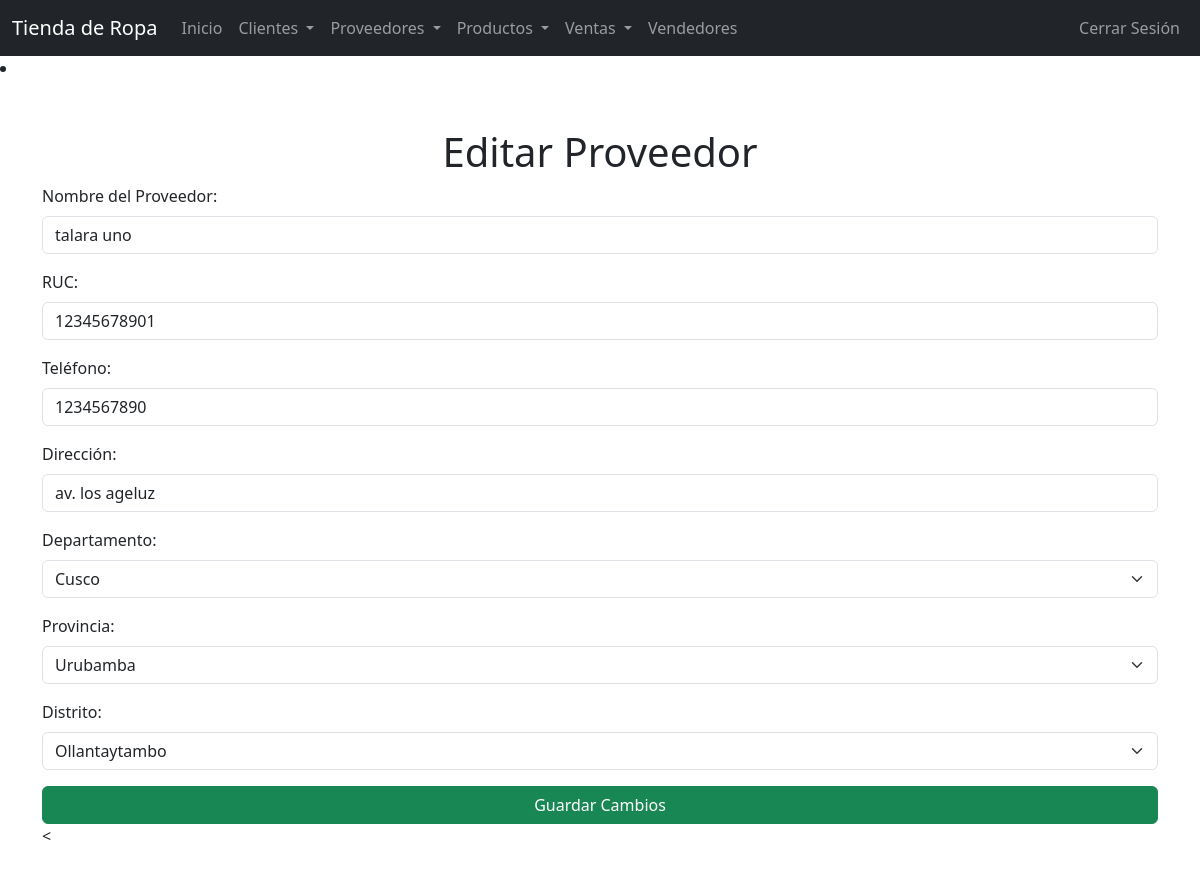
The page /editar_proveedor.php?id=4 (signed in) on the database its author committed.
### tables this page shows
CREATE TABLE `proveedores` (
  `id` int(11) NOT NULL,
  `nombre` varchar(100) NOT NULL,
  `telefono` varchar(20) DEFAULT NULL,
  `direccion` varchar(255) DEFAULT NULL,
  `ruc` varchar(11) NOT NULL,
  `departamento` varchar(50) NOT NULL,
  `provincia` varchar(50) NOT NULL,
  `distrito` varchar(50) NOT NULL
);

### editar_proveedor.php (the view, shortened to what this page needs)
<?php
include 'config.php';
$id = $_GET['id'];
$query = $conn->prepare("SELECT * FROM proveedores WHERE id = ?");
$query->execute([$id]);
$proveedor = $query->fetch(PDO::FETCH_ASSOC);
?>
<!DOCTYPE html>
<html lang="es">
<head>
    <link href="https://cdn.jsdelivr.net/npm/bootstrap@5.3.0-alpha3/dist/css/bootstrap.min.css" rel="stylesheet">
</head>
<body>
    <?php include 'navbar.php'; ?>
    <div class="container my-5">
        <h1 class="text-center">Editar Proveedor</h1>
        <form method="POST" action="">
            <div class="mb-3">
                <label for="nombre" class="form-label">Nombre del Proveedor:</label>
                <input type="text" name="nombre" id="nombre" class="form-control" value="<?= htmlspecialchars($proveedor['nombre']) ?>" required>
            </div>
            <div class="mb-3">
                <label for="ruc" class="form-label">RUC:</label>
                <input type="text" name="ruc" id="ruc" class="form-control" value="<?= htmlspecialchars($proveedor['ruc']) ?>" maxlength="11" required>
            </div>
            <div class="mb-3">
                <label for="telefono" class="form-label">Teléfono:</label>
                <input type="text" name="telefono" id="telefono" class="form-control" value="<?= htmlspecialchars($proveedor['telefono']) ?>" required>
            </div>
            <div class="mb-3">
                <label for="direccion" class="form-label">Dirección:</label>
                <input type="text" name="direccion" id="direccion" class="form-control" value="<?= htmlspecialchars($proveedor['direccion']) ?>" required>
            </div>
            <div class="mb-3">
                <label for="departamento" class="form-label">Departamento:</label>
                <select name="departamento" id="departamento" class="form-select" onchange="cargarProvincias()" required>
                    <option value="Cusco" <?= $proveedor['departamento'] === 'Cusco' ? 'selected' : '' ?>>Cusco</option>
                </select>
            </div>
            <div class="mb-3">
                <label for="provincia" class="form-label">Provincia:</label>
                <select name="provincia" id="provincia" class="form-select" onchange="cargarDistritos()" required>
                    <option value="<?= htmlspecialchars($proveedor['provincia']) ?>" selected><?= htmlspecialchars($proveedor['provincia']) ?></option>
                </select>
            </div>
            <div class="mb-3">
                <label for="distrito" class="form-label">Distrito:</label>
                <select name="distrito" id="distrito" class="form-select" required>
                    <option value="<?= htmlspecialchars($proveedor['distrito']) ?>" selected><?= htmlspecialchars($proveedor['distrito']) ?></option>
                </select>
            </div>
            <button type="submit" class="btn btn-success w-100">Guardar Cambios</button>
        <

### rows shown on the page
proveedores: nombre "talara uno", ruc "12345678901", telefono "1234567890", direccion "av. los ageluz", departamento "Cusco", provincia "Urubamba", distrito "Ollantaytambo"
